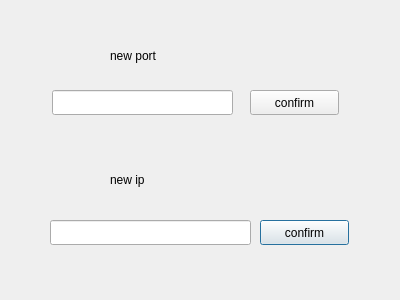
<?xml version="1.0" encoding="UTF-8"?>
<ui version="4.0">
 <class>new_host</class>
 <widget class="QDialog" name="new_host">
  <property name="geometry">
   <rect>
    <x>0</x>
    <y>0</y>
    <width>400</width>
    <height>300</height>
   </rect>
  </property>
  <property name="windowTitle">
   <string>Dialog</string>
  </property>
  <widget class="QLabel" name="label">
   <property name="geometry">
    <rect>
     <x>110</x>
     <y>40</y>
     <width>161</width>
     <height>31</height>
    </rect>
   </property>
   <property name="text">
    <string>new port</string>
   </property>
  </widget>
  <widget class="QLabel" name="label_2">
   <property name="geometry">
    <rect>
     <x>110</x>
     <y>170</y>
     <width>161</width>
     <height>20</height>
    </rect>
   </property>
   <property name="text">
    <string>new ip</string>
   </property>
  </widget>
  <widget class="QLineEdit" name="lineEdit">
   <property name="geometry">
    <rect>
     <x>50</x>
     <y>220</y>
     <width>201</width>
     <height>25</height>
    </rect>
   </property>
  </widget>
  <widget class="QPushButton" name="pushButton">
   <property name="geometry">
    <rect>
     <x>260</x>
     <y>220</y>
     <width>89</width>
     <height>25</height>
    </rect>
   </property>
   <property name="text">
    <string>confirm</string>
   </property>
  </widget>
  <widget class="QPushButton" name="pushButton_2">
   <property name="geometry">
    <rect>
     <x>250</x>
     <y>90</y>
     <width>89</width>
     <height>25</height>
    </rect>
   </property>
   <property name="text">
    <string>confirm</string>
   </property>
  </widget>
  <widget class="QLineEdit" name="lineEdit_2">
   <property name="geometry">
    <rect>
     <x>52</x>
     <y>90</y>
     <width>181</width>
     <height>25</height>
    </rect>
   </property>
  </widget>
 </widget>
 <resources/>
 <connections/>
</ui>
